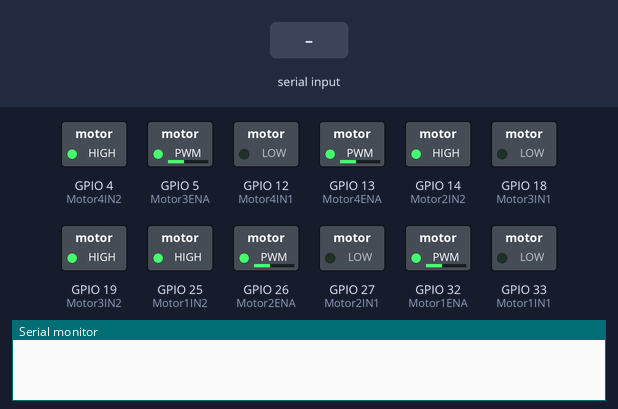
Simulated run of this sketch. Board: ESP32. On the bench: switched loads named in the sketch (green lamp = pin HIGH), the last lines printed to the serial monitor. The inputs (shaded band) are chosen by the test bench.

Above: at 1.2 s.
1.3 s: "BACKWARD\n" received over Serial
At 2.5 s:
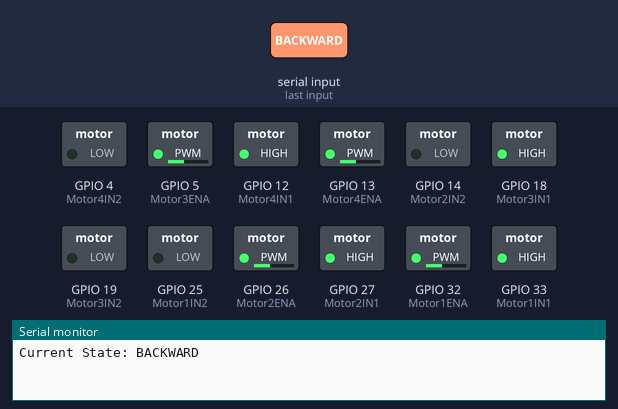
2.8 s: "RIGHT\n" received over Serial
At 3.7 s:
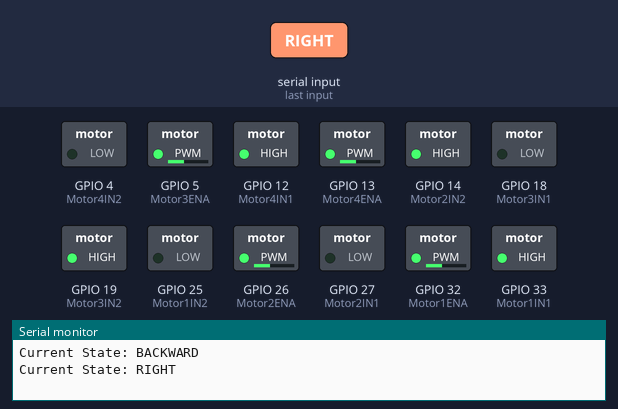
4.3 s: "LEFT\n" received over Serial
At 4.9 s:
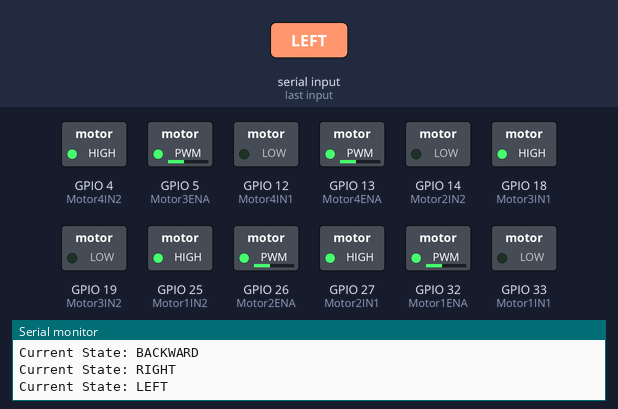
5.8 s: "CCW\n" received over Serial
At 7.0 s:
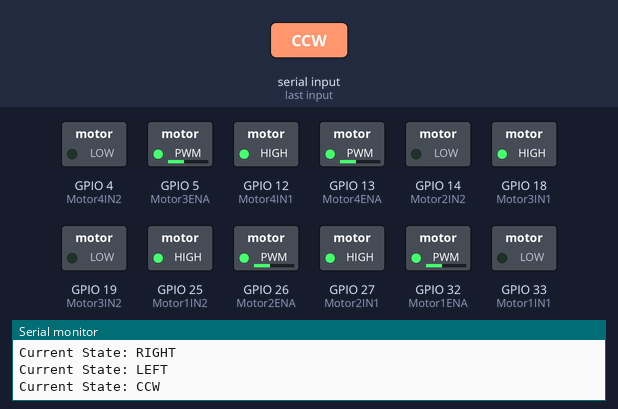
7.3 s: "RIGHTFORWARD\n" received over Serial
At 8.3 s:
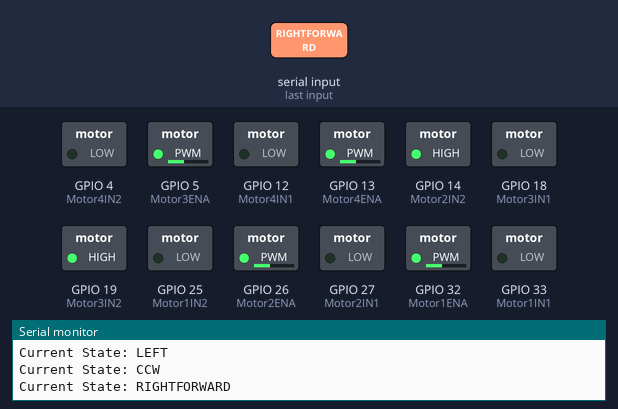
8.8 s: "RIGHTBACKWARD\n" received over Serial
At 9.5 s:
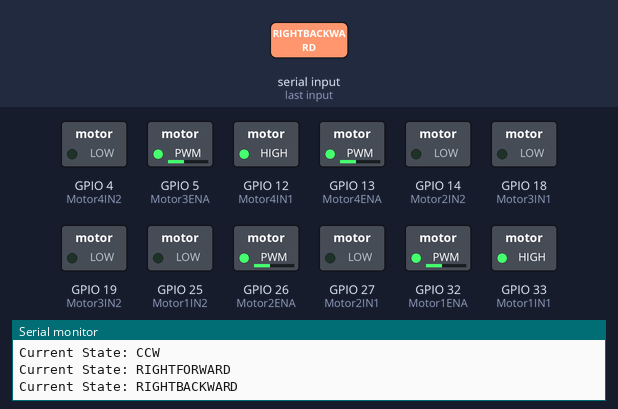
Timing chart, 0 to 11.3 s (numbered marks = the images above; inputs shaded):
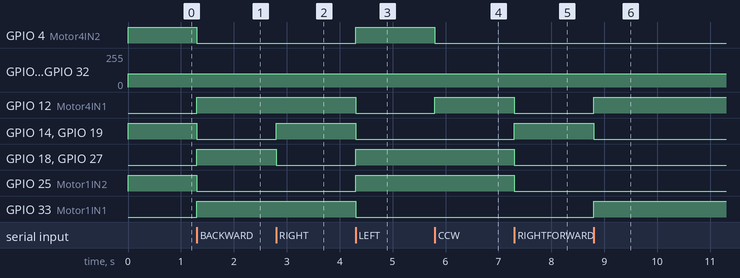

The sketch:

TestingMecanum.ino
```cpp
//BAUD RATE
#define BAUDRATE 115200

//PIN LOCOMOTION DECLARATION
#define Motor1ENA 32
#define Motor1IN1 33
#define Motor1IN2 25
#define Motor2ENA 26
#define Motor2IN1 27
#define Motor2IN2 14
#define Motor3ENA 5
#define Motor3IN1 18
#define Motor3IN2 19
#define Motor4ENA 13
#define Motor4IN1 12
#define Motor4IN2 4

//LEDCWRITE CHANNEL
const int Motor1 = 1;
const int Motor2 = 2;
const int Motor3 = 3;
const int Motor4 = 4;

//for ledcWrite program
const int PWM_FREQ = 500;     // Recall that Arduino Uno is ~490 Hz. Official ESP32 example uses 5,000Hz
const int PWM_RESOLUTION = 8; // We'll use same resolution as Uno (8 bits, 0-255) but ESP32 can go up to 16 bits


//pwm
float pwm = 100;

//DECLARE FUNCTION
void forward(int pwm);
void backward(int pwm);
void right(int pwm);
void left(int pwm);
void clockwise(int pwm);
void counterClockwise(int pwm);
void rightForward(int pwm);
void leftForward(int pwm);
void rightBackward(int pwm);
void leftBackward(int pwm);

//ENUM FOR STATE
enum state{
  FORWARD, BACKWARD, RIGHT, LEFT, CW, CCW, RIGHTFORWARD, RIGHTBACKWARD, LEFTFORWARD, LEFTBACKWARD, OFF
};

state currentState;

void setup() {
  // put your setup code here, to run once:
  //BAUD RATE
  Serial.begin(BAUDRATE);

  // PIN MODE
    pinMode(Motor1ENA, OUTPUT);
    pinMode(Motor1IN1, OUTPUT);
    pinMode(Motor1IN2, OUTPUT);
    pinMode(Motor2ENA, OUTPUT);
    pinMode(Motor2IN1, OUTPUT);
    pinMode(Motor2IN2, OUTPUT);
    pinMode(Motor3ENA, OUTPUT);
    pinMode(Motor3IN1, OUTPUT);
    pinMode(Motor3IN2, OUTPUT);
    pinMode(Motor4ENA, OUTPUT);
    pinMode(Motor4IN1, OUTPUT);
    pinMode(Motor4IN2, OUTPUT);


  //LEDCWRITE CONFIGURATION
  // configure LED PWM functionalitites
  ledcSetup(1, PWM_FREQ, PWM_RESOLUTION);
  ledcSetup(2, PWM_FREQ, PWM_RESOLUTION);
  ledcSetup(3, PWM_FREQ, PWM_RESOLUTION);
  ledcSetup(4, PWM_FREQ, PWM_RESOLUTION);


  // attach the channel to the GPIO to be controlled
  ledcAttachPin(Motor1ENA, Motor1);
  ledcAttachPin(Motor2ENA, Motor2);
  ledcAttachPin(Motor3ENA, Motor3);
  ledcAttachPin(Motor4ENA, Motor4);
}

void loop() {
    if (Serial.available()) {
    String command = Serial.readStringUntil('\n'); // Read input until newline
    command.trim(); // Remove extra spaces or newlines

    // Convert the string to a state
    if (command == "FORWARD") currentState = FORWARD;
    else if (command == "BACKWARD") currentState = BACKWARD;
    else if (command == "RIGHT") currentState = RIGHT;
    else if (command == "LEFT") currentState = LEFT;
    else if (command == "CW") currentState = CW;
    else if (command == "CCW") currentState = CCW;
    else if (command == "RIGHTFORWARD") currentState = RIGHTFORWARD;
    else if (command == "RIGHTBACKWARD") currentState = RIGHTBACKWARD;
    else if (command == "LEFTFORWARD") currentState = LEFTFORWARD;
    else if (command == "LEFTBACKWARD") currentState = LEFTBACKWARD;
    else if (command == "OFF") currentState = OFF;

    Serial.print("Current State: ");
    Serial.println(command);
  }

  // Execute movement based on the current state
  if (currentState == FORWARD) forward(pwm);
  else if (currentState == BACKWARD) backward(pwm);
  else if (currentState == RIGHT) right(pwm);
  else if (currentState == LEFT) left(pwm);
  else if (currentState == CW) clockwise(pwm);
  else if (currentState == CCW) counterClockwise(pwm);
  else if (currentState == RIGHTFORWARD) rightForward(pwm);
  else if (currentState == RIGHTBACKWARD) rightBackward(pwm);
  else if (currentState == LEFTFORWARD) leftForward(pwm);
  else if (currentState == LEFTBACKWARD) leftBackward(pwm);
  else if (currentState == OFF) off(pwm);

}

 void forward(int pwm){
      //MOTOR 1
    digitalWrite(Motor1IN1, LOW); //IF HIGH CCW (-)
    digitalWrite(Motor1IN2, HIGH);  //IF HIGH CW (+)
    ledcWrite(Motor1, pwm);

    //MOTOR 2
    digitalWrite(Motor2IN1, LOW); //IF HIGH CCW (-)
    digitalWrite(Motor2IN2, HIGH); //IF HIGH CW (+)
    ledcWrite(Motor2, pwm);

    // //MOTOR 3
    digitalWrite(Motor3IN1, LOW); //IF HIGH CCW (-)
    digitalWrite(Motor3IN2, HIGH); //IF HIGH CW (+)
    ledcWrite(Motor3, pwm);

    // //MOTOR 4
    digitalWrite(Motor4IN1, LOW); //IF HIGH CCW (-)
    digitalWrite(Motor4IN2, HIGH); //IF HIGH (+)
    ledcWrite(Motor4, pwm);
  }

  void backward(int pwm){
      //MOTOR 1
    digitalWrite(Motor1IN1, HIGH); //IF HIGH CCW (-)
    digitalWrite(Motor1IN2, LOW);  //IF HIGH CW (+)
    ledcWrite(Motor1, pwm);

    //MOTOR 2
    digitalWrite(Motor2IN1, HIGH); //IF HIGH CCW (-)
    digitalWrite(Motor2IN2, LOW); //IF HIGH CW (+)
    ledcWrite(Motor2, pwm);

    // //MOTOR 3
    digitalWrite(Motor3IN1, HIGH); //IF HIGH CCW (-)
    digitalWrite(Motor3IN2, LOW); //IF HIGH CW (+)
    ledcWrite(Motor3, pwm);

    // //MOTOR 4
    digitalWrite(Motor4IN1, HIGH); //IF HIGH CCW (-)
    digitalWrite(Motor4IN2, LOW); //IF HIGH (+)
    ledcWrite(Motor4, pwm);
  }

  void left(int pwm){
      //MOTOR 1
    digitalWrite(Motor1IN1, LOW); //IF HIGH CCW (-)
    digitalWrite(Motor1IN2, HIGH);  //IF HIGH CW (+)
    ledcWrite(Motor1, pwm);

    //MOTOR 2
    digitalWrite(Motor2IN1, HIGH); //IF HIGH CCW (-)
    digitalWrite(Motor2IN2, LOW); //IF HIGH CW (+)
    ledcWrite(Motor2, pwm);

    // //MOTOR 3
    digitalWrite(Motor3IN1, HIGH); //IF HIGH CCW (-)
    digitalWrite(Motor3IN2, LOW); //IF HIGH CW (+)
    ledcWrite(Motor3, pwm);

    // //MOTOR 4
    digitalWrite(Motor4IN1, LOW); //IF HIGH CCW (-)
    digitalWrite(Motor4IN2, HIGH); //IF HIGH (+)
    ledcWrite(Motor4, pwm);
  }

  void right(int pwm){
      //MOTOR 1
    digitalWrite(Motor1IN1, HIGH); //IF HIGH CCW (-)
    digitalWrite(Motor1IN2, LOW);  //IF HIGH CW (+)
    ledcWrite(Motor1, pwm);

    //MOTOR 2
    digitalWrite(Motor2IN1, LOW); //IF HIGH CCW (-)
    digitalWrite(Motor2IN2, HIGH); //IF HIGH CW (+)
    ledcWrite(Motor2, pwm);

    // //MOTOR 3
    digitalWrite(Motor3IN1, LOW); //IF HIGH CCW (-)
    digitalWrite(Motor3IN2, HIGH); //IF HIGH CW (+)
    ledcWrite(Motor3, pwm);

    // //MOTOR 4
    digitalWrite(Motor4IN1, HIGH); //IF HIGH CCW (-)
    digitalWrite(Motor4IN2, LOW); //IF HIGH (+)
    ledcWrite(Motor4, pwm);

  }

  void clockwise(int pwm){
      //MOTOR 1
    digitalWrite(Motor1IN1, HIGH); //IF HIGH CCW (-)
    digitalWrite(Motor1IN2, LOW);  //IF HIGH CW (+)
    ledcWrite(Motor1, pwm);

    //MOTOR 2
    digitalWrite(Motor2IN1, LOW); //IF HIGH CCW (-)
    digitalWrite(Motor2IN2, HIGH); //IF HIGH CW (+)
    ledcWrite(Motor2, pwm);

    // //MOTOR 3
    digitalWrite(Motor3IN1, LOW); //IF HIGH CCW (-)
    digitalWrite(Motor3IN2, HIGH); //IF HIGH CW (+)
    ledcWrite(Motor3, pwm);

    // //MOTOR 4
    digitalWrite(Motor4IN1, HIGH); //IF HIGH CCW (-)
    digitalWrite(Motor4IN2, LOW); //IF HIGH (+)
    ledcWrite(Motor4, pwm);

  }

  void counterClockwise(int pwm){
      //MOTOR 1
    digitalWrite(Motor1IN1, LOW); //IF HIGH CCW (-)
    digitalWrite(Motor1IN2, HIGH);  //IF HIGH CW (+)
    ledcWrite(Motor1, pwm);

    //MOTOR 2
    digitalWrite(Motor2IN1, HIGH); //IF HIGH CCW (-)
    digitalWrite(Motor2IN2, LOW); //IF HIGH CW (+)
    ledcWrite(Motor2, pwm);

    // //MOTOR 3
    digitalWrite(Motor3IN1, HIGH); //IF HIGH CCW (-)
    digitalWrite(Motor3IN2, LOW); //IF HIGH CW (+)
    ledcWrite(Motor3, pwm);

    // //MOTOR 4
    digitalWrite(Motor4IN1, HIGH); //IF HIGH CCW (-)
    digitalWrite(Motor4IN2, LOW); //IF HIGH (+)
    ledcWrite(Motor4, pwm);
  }

  void rightForward(int pwm){
      //MOTOR 1
    digitalWrite(Motor1IN1, LOW); //IF HIGH CCW (-)
    digitalWrite(Motor1IN2, LOW);  //IF HIGH CW (+)
    ledcWrite(Motor1, pwm);

    //MOTOR 2
    digitalWrite(Motor2IN1, LOW); //IF HIGH CCW (-)
    digitalWrite(Motor2IN2, HIGH); //IF HIGH CW (+)
    ledcWrite(Motor2, pwm);

    // //MOTOR 3
    digitalWrite(Motor3IN1, LOW); //IF HIGH CCW (-)
    digitalWrite(Motor3IN2, HIGH); //IF HIGH CW (+)
    ledcWrite(Motor3, pwm);

    // //MOTOR 4
    digitalWrite(Motor4IN1, LOW); //IF HIGH CCW (-)
    digitalWrite(Motor4IN2, LOW); //IF HIGH (+)
    ledcWrite(Motor4, pwm);
  }

  void rightBackward(int pwm){
      //MOTOR 1
    digitalWrite(Motor1IN1, HIGH); //IF HIGH CCW (-)
    digitalWrite(Motor1IN2, LOW);  //IF HIGH CW (+)
    ledcWrite(Motor1, pwm);

    //MOTOR 2
    digitalWrite(Motor2IN1, LOW); //IF HIGH CCW (-)
    digitalWrite(Motor2IN2, LOW); //IF HIGH CW (+)
    ledcWrite(Motor2, pwm);

    // //MOTOR 3
    digitalWrite(Motor3IN1, LOW); //IF HIGH CCW (-)
    digitalWrite(Motor3IN2, LOW); //IF HIGH CW (+)
    ledcWrite(Motor3, pwm);

    // //MOTOR 4
    digitalWrite(Motor4IN1, HIGH); //IF HIGH CCW (-)
    digitalWrite(Motor4IN2, LOW); //IF HIGH (+)
    ledcWrite(Motor4, pwm);
  }

  void leftForward(int pwm){
      //MOTOR 1
    digitalWrite(Motor1IN1, LOW); //IF HIGH CCW (-)
    digitalWrite(Motor1IN2, HIGH);  //IF HIGH CW (+)
    ledcWrite(Motor1, pwm);

    //MOTOR 2
    digitalWrite(Motor2IN1, LOW); //IF HIGH CCW (-)
    digitalWrite(Motor2IN2, LOW); //IF HIGH CW (+)
    ledcWrite(Motor2, pwm);

    // //MOTOR 3
    digitalWrite(Motor3IN1, LOW); //IF HIGH CCW (-)
    digitalWrite(Motor3IN2, LOW); //IF HIGH CW (+)
    ledcWrite(Motor3, pwm);

    // //MOTOR 4
    digitalWrite(Motor4IN1, LOW); //IF HIGH CCW (-)
    digitalWrite(Motor4IN2, HIGH); //IF HIGH (+)
    ledcWrite(Motor4, pwm);
  }

  void leftBackward(int pwm){
      //MOTOR 1
    digitalWrite(Motor1IN1, LOW); //IF HIGH CCW (-)
    digitalWrite(Motor1IN2, LOW);  //IF HIGH CW (+)
    ledcWrite(Motor1, pwm);

    //MOTOR 2
    digitalWrite(Motor2IN1, HIGH); //IF HIGH CCW (-)
    digitalWrite(Motor2IN2, LOW); //IF HIGH CW (+)
    ledcWrite(Motor2, pwm);

    // //MOTOR 3
    digitalWrite(Motor3IN1, HIGH); //IF HIGH CCW (-)
    digitalWrite(Motor3IN2, LOW); //IF HIGH CW (+)
    ledcWrite(Motor3, pwm);

    // //MOTOR 4
    digitalWrite(Motor4IN1, LOW); //IF HIGH CCW (-)
    digitalWrite(Motor4IN2, LOW); //IF HIGH (+)
    ledcWrite(Motor4, pwm);
  }

  void off(int pwm){
        //MOTOR 1
    digitalWrite(Motor1IN1, LOW); //IF HIGH CCW (-)
    digitalWrite(Motor1IN2, LOW);  //IF HIGH CW (+)
    ledcWrite(Motor1, pwm);

    //MOTOR 2
    digitalWrite(Motor2IN1, LOW); //IF HIGH CCW (-)
    digitalWrite(Motor2IN2, LOW); //IF HIGH CW (+)
    ledcWrite(Motor2, pwm);

    // //MOTOR 3
    digitalWrite(Motor3IN1, LOW); //IF HIGH CCW (-)
    digitalWrite(Motor3IN2, LOW); //IF HIGH CW (+)
    ledcWrite(Motor3, pwm);

    // //MOTOR 4
    digitalWrite(Motor4IN1, LOW); //IF HIGH CCW (-)
    digitalWrite(Motor4IN2, LOW); //IF HIGH (+)
    ledcWrite(Motor4, pwm);
  }
```

Measured:
- after the input at 1.3 s, GPIO 4 (Motor4IN2), GPIO 14 (Motor2IN2), GPIO 19 (Motor3IN2), GPIO 25 (Motor1IN2): HIGH → LOW at once; GPIO 12 (Motor4IN1), GPIO 18 (Motor3IN1), GPIO 27 (Motor2IN1), GPIO 33 (Motor1IN1): LOW → HIGH at once
- after the input at 2.8 s, GPIO 14 (Motor2IN2), GPIO 19 (Motor3IN2): LOW → HIGH at once; GPIO 18 (Motor3IN1), GPIO 27 (Motor2IN1): HIGH → LOW at once
- after the input at 4.3 s, GPIO 4 (Motor4IN2), GPIO 18 (Motor3IN1), GPIO 25 (Motor1IN2), GPIO 27 (Motor2IN1): LOW → HIGH at once; GPIO 12 (Motor4IN1), GPIO 14 (Motor2IN2), GPIO 19 (Motor3IN2), GPIO 33 (Motor1IN1): HIGH → LOW at once
- after the input at 5.8 s, GPIO 4 (Motor4IN2): HIGH → LOW at once; GPIO 12 (Motor4IN1): LOW → HIGH at once
- after the input at 7.3 s, GPIO 12 (Motor4IN1), GPIO 18 (Motor3IN1), GPIO 25 (Motor1IN2), GPIO 27 (Motor2IN1): HIGH → LOW at once; GPIO 14 (Motor2IN2), GPIO 19 (Motor3IN2): LOW → HIGH at once
- after the input at 8.8 s, GPIO 12 (Motor4IN1), GPIO 33 (Motor1IN1): LOW → HIGH at once; GPIO 14 (Motor2IN2), GPIO 19 (Motor3IN2): HIGH → LOW at once
